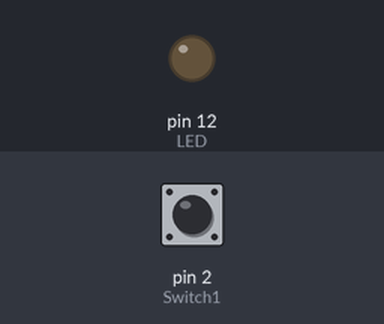
The sketch below on a simulated Arduino Uno, built with avr-gcc and run on an emulated ATmega328P. Shown: output pins drawn as LEDs (lit = HIGH). The inputs (shaded band) are chosen by the test bench; at power-on: pin 2 (Switch1) LOW.

Above: at 1.2 s.
1.3 s: pin 2 (Switch1) pulled HIGH for 0.15 s
At 1.37 s:
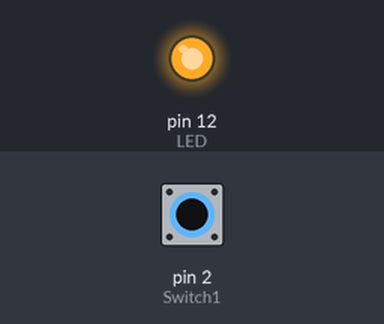
2.9 s: pin 2 (Switch1) pulled HIGH for 3.2 s
At 6.5 s:
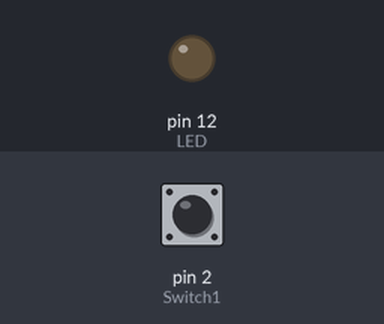
Timing chart, 0 to 8.0 s (numbered marks = the images above; inputs shaded):
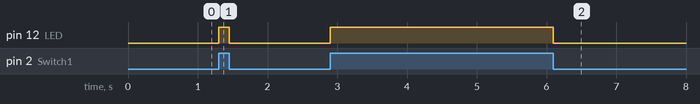

Measured:
- after the input at 1.3 s, pin 12 (LED): LOW → HIGH at once, → LOW 0.15 s later
- after the input at 2.9 s, pin 12 (LED): LOW → HIGH at once, → LOW 3.2 s later

The sketch:

day_03.ino
```cpp
int LED = 12;
int Switch1 = 2;  //pin 2 will be attached to our switch

void setup() {
//setup both an output AND an input on the HERO
 pinMode(LED, OUTPUT);
 pinMode(Switch1, INPUT);

}

void loop() {
 //now within loop() we'll take actions based on the status of the input switch

//this is a conditional test...

  if (digitalRead(Switch1) == HIGH){
    // blinkTheLed(LED);
    turnOnTheLed(LED);
  } else {
    turnOffTheLed(LED);
 }
}

void turnOffTheLed(int ledToControl) {
  digitalWrite(ledToControl, LOW); // turn LED OFF
}

void turnOnTheLed(int ledToControl) {
   digitalWrite(ledToControl, HIGH);
}

void blinkTheLed(int ledToControl) {
   digitalWrite(ledToControl, LOW);
   delay(1000);
   digitalWrite(ledToControl, HIGH);
   delay(100);
   digitalWrite(ledToControl, LOW);
   delay(100);
   digitalWrite(ledToControl, HIGH);
   delay(100);
}
```
